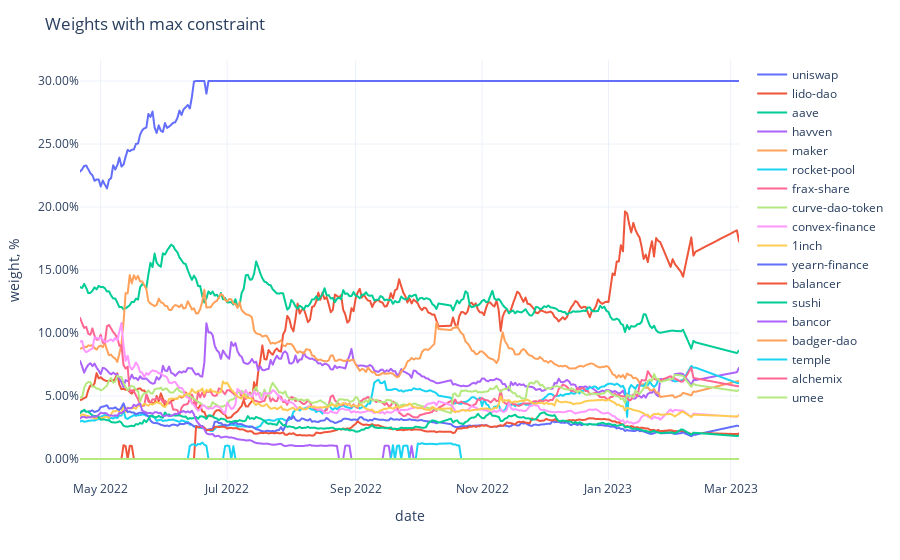

The cell this chart's notebook holds for it:
### Code cell
fig = px.line(adjusted_weights,
              labels={'value': 'weight, %', 'variable': ''})
fig.update_traces(
    hovertemplate="%{y}"
)
fig.update_yaxes(
    tickformat=".2%",
)
fig.update_xaxes(
    showspikes=True,
    spikethickness=2,
    spikedash="dot",
    spikecolor="#999999",
    spikemode="across",
)
fig.update_layout(
    hovermode="x",
    hoverdistance=100,  ## Distance to show hover label of data point
    spikedistance=1000,  ## Distance to show spike
    template='plotly_white',
    title='Weights with max constraint'
)

### Figure 1 — Plotly figure (JSON) as saved in the notebook; plotly's stock layout.template omitted (floating-point values rounded to 4 significant figures; data arrays with more than 128 entries replaced by an {"elided": "..."} marker saying what was removed)
{"data": [{"hovertemplate": "%{y}", "legendgroup": "uniswap", "line": {"color": "#636efa", "dash": "solid"}, "marker": {"symbol": "circle"}, "mode": "lines", "name": "uniswap", "showlegend": true, "type": "scattergl", "x": {"elided": "286 str values"}, "xaxis": "x", "y": {"elided": "286 float values"}, "yaxis": "y"}, {"hovertemplate": "%{y}", "legendgroup": "lido-dao", "line": {"color": "#EF553B", "dash": "solid"}, "marker": {"symbol": "circle"}, "mode": "lines", "name": "lido-dao", "showlegend": true, "type": "scattergl", "x": {"elided": "286 str values"}, "xaxis": "x", "y": {"elided": "286 float values"}, "yaxis": "y"}, {"hovertemplate": "%{y}", "legendgroup": "aave", "line": {"color": "#00cc96", "dash": "solid"}, "marker": {"symbol": "circle"}, "mode": "lines", "name": "aave", "showlegend": true, "type": "scattergl", "x": {"elided": "286 str values"}, "xaxis": "x", "y": {"elided": "286 float values"}, "yaxis": "y"}, {"hovertemplate": "%{y}", "legendgroup": "havven", "line": {"color": "#ab63fa", "dash": "solid"}, "marker": {"symbol": "circle"}, "mode": "lines", "name": "havven", "showlegend": true, "type": "scattergl", "x": {"elided": "286 str values"}, "xaxis": "x", "y": {"elided": "286 float values"}, "yaxis": "y"}, {"hovertemplate": "%{y}", "legendgroup": "maker", "line": {"color": "#FFA15A", "dash": "solid"}, "marker": {"symbol": "circle"}, "mode": "lines", "name": "maker", "showlegend": true, "type": "scattergl", "x": {"elided": "286 str values"}, "xaxis": "x", "y": {"elided": "286 float values"}, "yaxis": "y"}, {"hovertemplate": "%{y}", "legendgroup": "rocket-pool", "line": {"color": "#19d3f3", "dash": "solid"}, "marker": {"symbol": "circle"}, "mode": "lines", "name": "rocket-pool", "showlegend": true, "type": "scattergl", "x": {"elided": "286 str values"}, "xaxis": "x", "y": {"elided": "286 float values"}, "yaxis": "y"}, {"hovertemplate": "%{y}", "legendgroup": "frax-share", "line": {"color": "#FF6692", "dash": "solid"}, "marker": {"symbol": "circle"}, "mode": "lines", "name": "frax-share", "showlegend": true, "type": "scattergl", "x": {"elided": "286 str values"}, "xaxis": "x", "y": {"elided": "286 float values"}, "yaxis": "y"}, {"hovertemplate": "%{y}", "legendgroup": "curve-dao-token", "line": {"color": "#B6E880", "dash": "solid"}, "marker": {"symbol": "circle"}, "mode": "lines", "name": "curve-dao-token", "showlegend": true, "type": "scattergl", "x": {"elided": "286 str values"}, "xaxis": "x", "y": {"elided": "286 float values"}, "yaxis": "y"}, {"hovertemplate": "%{y}", "legendgroup": "convex-finance", "line": {"color": "#FF97FF", "dash": "solid"}, "marker": {"symbol": "circle"}, "mode": "lines", "name": "convex-finance", "showlegend": true, "type": "scattergl", "x": {"elided": "286 str values"}, "xaxis": "x", "y": {"elided": "286 float values"}, "yaxis": "y"}, {"hovertemplate": "%{y}", "legendgroup": "1inch", "line": {"color": "#FECB52", "dash": "solid"}, "marker": {"symbol": "circle"}, "mode": "lines", "name": "1inch", "showlegend": true, "type": "scattergl", "x": {"elided": "286 str values"}, "xaxis": "x", "y": {"elided": "286 float values"}, "yaxis": "y"}, {"hovertemplate": "%{y}", "legendgroup": "yearn-finance", "line": {"color": "#636efa", "dash": "solid"}, "marker": {"symbol": "circle"}, "mode": "lines", "name": "yearn-finance", "showlegend": true, "type": "scattergl", "x": {"elided": "286 str values"}, "xaxis": "x", "y": {"elided": "286 float values"}, "yaxis": "y"}, {"hovertemplate": "%{y}", "legendgroup": "balancer", "line": {"color": "#EF553B", "dash": "solid"}, "marker": {"symbol": "circle"}, "mode": "lines", "name": "balancer", "showlegend": true, "type": "scattergl", "x": {"elided": "286 str values"}, "xaxis": "x", "y": {"elided": "286 float values"}, "yaxis": "y"}, {"hovertemplate": "%{y}", "legendgroup": "sushi", "line": {"color": "#00cc96", "dash": "solid"}, "marker": {"symbol": "circle"}, "mode": "lines", "name": "sushi", "showlegend": true, "type": "scattergl", "x": {"elided": "286 str values"}, "xaxis": "x", "y": {"elided": "286 float values"}, "yaxis": "y"}, {"hovertemplate": "%{y}", "legendgroup": "bancor", "line": {"color": "#ab63fa", "dash": "solid"}, "marker": {"symbol": "circle"}, "mode": "lines", "name": "bancor", "showlegend": true, "type": "scattergl", "x": {"elided": "286 str values"}, "xaxis": "x", "y": {"elided": "286 float values"}, "yaxis": "y"}, {"hovertemplate": "%{y}", "legendgroup": "badger-dao", "line": {"color": "#FFA15A", "dash": "solid"}, "marker": {"symbol": "circle"}, "mode": "lines", "name": "badger-dao", "showlegend": true, "type": "scattergl", "x": {"elided": "286 str values"}, "xaxis": "x", "y": {"elided": "286 int values"}, "yaxis": "y"}, {"hovertemplate": "%{y}", "legendgroup": "temple", "line": {"color": "#19d3f3", "dash": "solid"}, "marker": {"symbol": "circle"}, "mode": "lines", "name": "temple", "showlegend": true, "type": "scattergl", "x": {"elided": "286 str values"}, "xaxis": "x", "y": {"elided": "286 float values"}, "yaxis": "y"}, {"hovertemplate": "%{y}", "legendgroup": "alchemix", "line": {"color": "#FF6692", "dash": "solid"}, "marker": {"symbol": "circle"}, "mode": "lines", "name": "alchemix", "showlegend": true, "type": "scattergl", "x": {"elided": "286 str values"}, "xaxis": "x", "y": {"elided": "286 int values"}, "yaxis": "y"}, {"hovertemplate": "%{y}", "legendgroup": "umee", "line": {"color": "#B6E880", "dash": "solid"}, "marker": {"symbol": "circle"}, "mode": "lines", "name": "umee", "showlegend": true, "type": "scattergl", "x": {"elided": "286 str values"}, "xaxis": "x", "y": {"elided": "286 int values"}, "yaxis": "y"}], "layout": {"hoverdistance": 100, "hovermode": "x", "legend": {"title": {"text": ""}, "tracegroupgap": 0}, "margin": {"t": 60}, "spikedistance": 1000, "title": {"text": "Weights with max constraint"}, "xaxis": {"anchor": "y", "domain": [0, 1], "showspikes": true, "spikecolor": "#999999", "spikedash": "dot", "spikemode": "across", "spikethickness": 2, "title": {"text": "date"}}, "yaxis": {"anchor": "x", "domain": [0, 1], "tickformat": ".2%", "title": {"text": "weight, %"}}}}
